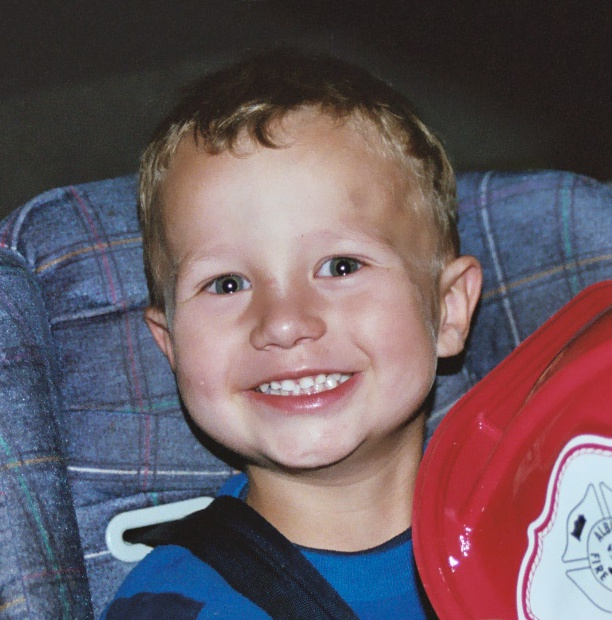
#> input picture 626176_0.jpg, 612 x 620 px, found by its file name
$ jupyter execute 'points on the face(LaPa).ipynb'
#> lines starting #> are read from the running program, lines starting #| are printed output that depends on the picture; long printed decimals are rounded
[cell 1]
import cv2
import numpy as np

[cell 2]
img = cv2.imread('./LaPa/train/images/626176_0.jpg') # default flag: cv2.IMREAD_COLOR
#> img is the input picture: shape (620, 612, 3); mean B, G, R 97.8, 90.6, 105.5
#points = cv2.imread('./01_Indoor/indoor_003.pts')

[cell 3]
img.shape
#> Out = (620, 612, 3)
# all images have different size

[cell 4]
h, w, _ = img.shape
#> h = 620; w = 612
h, w, _
#> Out = (620, 612, 3)

[cell 5]
f = open("./LaPa/train/landmarks/626176_0.txt", "r")
#> (reads 626176_0.txt from the repository)
f2 = f.read() # convert _io.TextIOWrapper file to string
type(f2)

[cell 6]
l = len(f2)
l

[cell 7]
print(f2)

[cell 8]
f3 = f2.split()
f3

[cell 9]
f4 = f3[1:]
f4

[cell 10]
land_list = []
for i in range(0, len(f4), 2):
    x = float(f4[i])
    y = float(f4[i+1])
    x = x/w
    y = y/h
    land_list.append(x)
    land_list.append(y)
print(land_list)
#| [0.2712, 0.4694, 0.2729, 0.4984, 0.2761, 0.5194, 0.281, 0.5403, 0.2843, 0.5645, 0.2859, 0.5919, 0.2908, 0.6177, 0.2974, 0.6435, 0.3105, 0.6742, 0.3268, 0.6935, 0.3497, 0.7081, 0.3725, 0.7242, 0.3971

[cell 11]
land_arr = np.array(land_list, dtype=np.float32)
land_arr

[cell 12]
for i in range(0, len(land_arr), 2):
    x = int(land_arr[i]*w)
    y = int(land_arr[i+1]*h)
    #print(x,y)
    img = cv2.circle(img,(x, y), 3, (0,255,0), -1)
    num = int(i/2 + 1)
    num_text = str(num)
    text_origin = (x,y+10)
    TEXT_FACE = cv2.FONT_HERSHEY_DUPLEX
    TEXT_SCALE = 0.3
    TEXT_THICKNESS = 1
    img = cv2.putText(img, num_text, text_origin, TEXT_FACE, TEXT_SCALE, (0,0,255), TEXT_THICKNESS, cv2.LINE_AA)
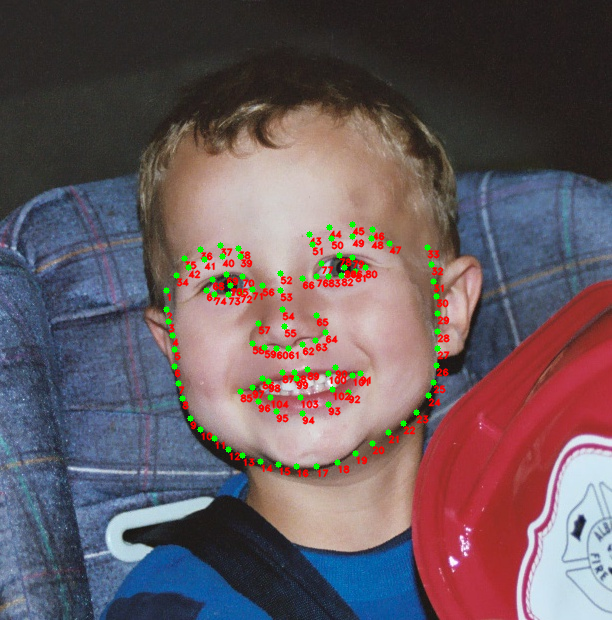
#> img: shape (620, 612, 3); mean B, G, R 95.2, 89.9, 105.7

[cell 13]
# Using cv2.imshow() method
# Displaying the image
# img = cv2.resize(img, (960, 540))
cv2.imshow('face', img)

# waits for user to press any key
# (this is necessary to avoid Python kernel form crashing)
cv2.waitKey(0)

# closing all open windows
cv2.destroyAllWindows()

[cell 14]
# info about cv2.putText()
# https://prlabhotelshoe.tistory.com/

[cell 15]
cv2.imwrite("annotated_LaPa_image.png", img)
#> Out = True
